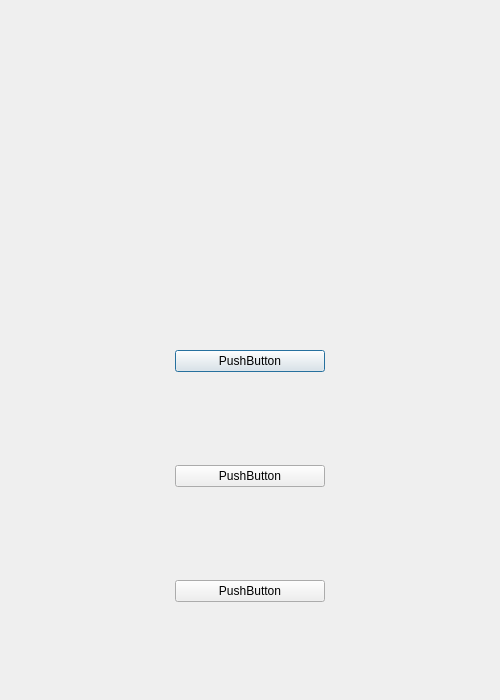
<?xml version="1.0" encoding="UTF-8"?>
<ui version="4.0">
 <class>MenuWindow</class>
 <widget class="QDialog" name="MenuWindow">
  <property name="minimumSize">
   <size>
    <width>500</width>
    <height>700</height>
   </size>
  </property>
  <property name="windowTitle">
   <string>Dialog</string>
  </property>
  <layout class="QGridLayout" name="gridLayout_2">
   <item row="1" column="0">
    <spacer name="horizontalSpacer">
     <property name="orientation">
      <enum>Qt::Horizontal</enum>
     </property>
     <property name="sizeHint" stdset="0">
      <size>
       <width>40</width>
       <height>20</height>
      </size>
     </property>
    </spacer>
   </item>
   <item row="1" column="1">
    <layout class="QVBoxLayout" name="verticalLayout_2">
     <item>
      <widget class="QPushButton" name="pushButton_2">
       <property name="minimumSize">
        <size>
         <width>150</width>
         <height>0</height>
        </size>
       </property>
       <property name="text">
        <string>PushButton</string>
       </property>
      </widget>
     </item>
     <item>
      <spacer name="verticalSpacer_2">
       <property name="orientation">
        <enum>Qt::Vertical</enum>
       </property>
       <property name="sizeHint" stdset="0">
        <size>
         <width>20</width>
         <height>40</height>
        </size>
       </property>
      </spacer>
     </item>
     <item>
      <widget class="QPushButton" name="pushButton_3">
       <property name="text">
        <string>PushButton</string>
       </property>
      </widget>
     </item>
     <item>
      <spacer name="verticalSpacer_3">
       <property name="orientation">
        <enum>Qt::Vertical</enum>
       </property>
       <property name="sizeHint" stdset="0">
        <size>
         <width>20</width>
         <height>40</height>
        </size>
       </property>
      </spacer>
     </item>
     <item>
      <widget class="QPushButton" name="pushButton">
       <property name="text">
        <string>PushButton</string>
       </property>
      </widget>
     </item>
     <item>
      <spacer name="verticalSpacer_4">
       <property name="orientation">
        <enum>Qt::Vertical</enum>
       </property>
       <property name="sizeHint" stdset="0">
        <size>
         <width>20</width>
         <height>40</height>
        </size>
       </property>
      </spacer>
     </item>
    </layout>
   </item>
   <item row="1" column="2">
    <spacer name="horizontalSpacer_2">
     <property name="orientation">
      <enum>Qt::Horizontal</enum>
     </property>
     <property name="sizeHint" stdset="0">
      <size>
       <width>40</width>
       <height>20</height>
      </size>
     </property>
    </spacer>
   </item>
   <item row="0" column="1">
    <spacer name="verticalSpacer">
     <property name="orientation">
      <enum>Qt::Vertical</enum>
     </property>
     <property name="sizeHint" stdset="0">
      <size>
       <width>20</width>
       <height>40</height>
      </size>
     </property>
    </spacer>
   </item>
  </layout>
 </widget>
 <resources/>
 <connections/>
</ui>
